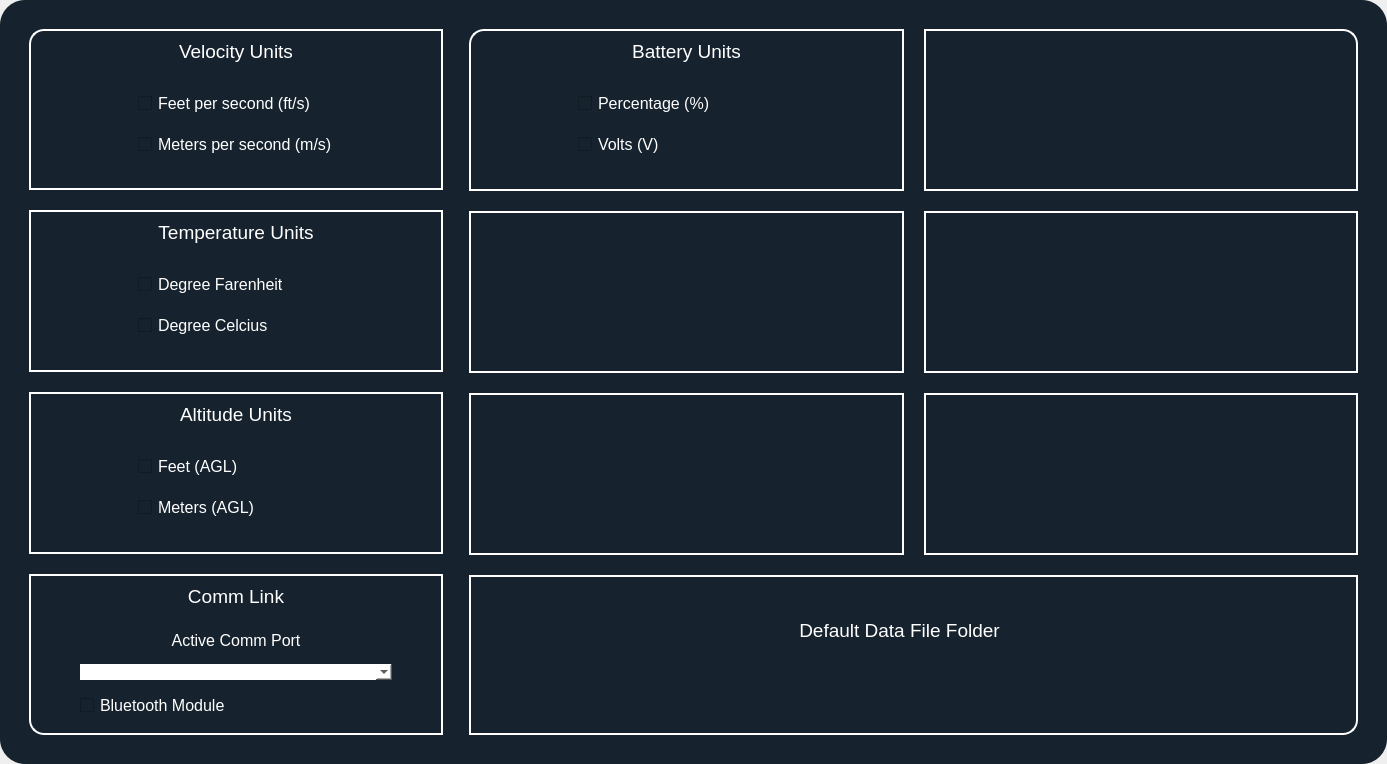
            <widget class="QWidget" name="settings_page">
             <layout class="QHBoxLayout" name="horizontalLayout_21">
              <property name="spacing">
               <number>0</number>
              </property>
              <property name="leftMargin">
               <number>0</number>
              </property>
              <property name="topMargin">
               <number>0</number>
              </property>
              <property name="rightMargin">
               <number>0</number>
              </property>
              <property name="bottomMargin">
               <number>0</number>
              </property>
              <item>
               <widget class="QFrame" name="frame_2">
                <property name="minimumSize">
                 <size>
                  <width>1387</width>
                  <height>764</height>
                 </size>
                </property>
                <property name="styleSheet">
                 <string notr="true">background:#16222d;
border-radius: 25px;</string>
                </property>
                <property name="frameShape">
                 <enum>QFrame::StyledPanel</enum>
                </property>
                <property name="frameShadow">
                 <enum>QFrame::Raised</enum>
                </property>
                <layout class="QHBoxLayout" name="horizontalLayout_22" stretch="1,2">
                 <property name="spacing">
                  <number>6</number>
                 </property>
                 <item>
                  <widget class="QFrame" name="frame_3">
                   <property name="maximumSize">
                    <size>
                     <width>16777215</width>
                     <height>16777215</height>
                    </size>
                   </property>
                   <property name="styleSheet">
                    <string notr="true">border: 0px;</string>
                   </property>
                   <property name="frameShape">
                    <enum>QFrame::StyledPanel</enum>
                   </property>
                   <property name="frameShadow">
                    <enum>QFrame::Raised</enum>
                   </property>
                   <layout class="QVBoxLayout" name="verticalLayout_18">
                    <property name="spacing">
                     <number>20</number>
                    </property>
                    <property name="leftMargin">
                     <number>20</number>
                    </property>
                    <property name="topMargin">
                     <number>20</number>
                    </property>
                    <property name="rightMargin">
                     <number>20</number>
                    </property>
                    <property name="bottomMargin">
                     <number>20</number>
                    </property>
                    <item>
                     <widget class="QFrame" name="frame_5">
                      <property name="maximumSize">
                       <size>
                        <width>16777215</width>
                        <height>162</height>
                       </size>
                      </property>
                      <property name="styleSheet">
                       <string notr="true">border:2px solid white;
border-top-left-radius: 15px;
border-top-right-radius: 0px;
border-bottom-left-radius: 0px;
border-bottom-right-radius: 0px;</string>
                      </property>
                      <property name="frameShape">
                       <enum>QFrame::StyledPanel</enum>
                      </property>
                      <property name="frameShadow">
                       <enum>QFrame::Raised</enum>
                      </property>
                      <layout class="QVBoxLayout" name="verticalLayout_20" stretch="0,1">
                       <item>
                        <widget class="QLabel" name="label_14">
                         <property name="font">
                          <font>
                           <pointsize>14</pointsize>
                          </font>
                         </property>
                         <property name="styleSheet">
                          <string notr="true">border: 0px;
color:white;</string>
                         </property>
                         <property name="text">
                          <string>Velocity Units</string>
                         </property>
                         <property name="alignment">
                          <set>Qt::AlignCenter</set>
                         </property>
                        </widget>
                       </item>
                       <item>
                        <widget class="QFrame" name="frame_41">
                         <property name="styleSheet">
                          <string notr="true">border:0px;</string>
                         </property>
                         <property name="frameShape">
                          <enum>QFrame::StyledPanel</enum>
                         </property>
                         <property name="frameShadow">
                          <enum>QFrame::Raised</enum>
                         </property>
                         <layout class="QVBoxLayout" name="verticalLayout_21">
                          <property name="leftMargin">
                           <number>98</number>
                          </property>
                          <item>
                           <widget class="QCheckBox" name="checkBox">
                            <property name="font">
                             <font>
                              <pointsize>12</pointsize>
                             </font>
                            </property>
                            <property name="styleSheet">
                             <string notr="true">color:white;</string>
                            </property>
                            <property name="text">
                             <string>Feet per second (ft/s)</string>
                            </property>
                           </widget>
                          </item>
                          <item>
                           <widget class="QCheckBox" name="checkBox_2">
                            <property name="font">
                             <font>
                              <pointsize>12</pointsize>
                             </font>
                            </property>
                            <property name="styleSheet">
                             <string notr="true">color:white;</string>
                            </property>
                            <property name="text">
                             <string>Meters per second (m/s)</string>
                            </property>
                           </widget>
                          </item>
                         </layout>
                        </widget>
                       </item>
                      </layout>
                     </widget>
                    </item>
                    <item>
                     <widget class="QFrame" name="frame_6">
                      <property name="maximumSize">
                       <size>
                        <width>16777215</width>
                        <height>162</height>
                       </size>
                      </property>
                      <property name="styleSheet">
                       <string notr="true">border:2px solid white;
border-top-left-radius: 0px;
border-top-right-radius: 0px;
border-bottom-left-radius: 0px;
border-bottom-right-radius: 0px;</string>
                      </property>
                      <property name="frameShape">
                       <enum>QFrame::StyledPanel</enum>
                      </property>
                      <property name="frameShadow">
                       <enum>QFrame::Raised</enum>
                      </property>
                      <layout class="QVBoxLayout" name="verticalLayout_22" stretch="0,1">
                       <item>
                        <widget class="QLabel" name="label_15">
                         <property name="font">
                          <font>
                           <pointsize>14</pointsize>
                          </font>
                         </property>
                         <property name="styleSheet">
                          <string notr="true">border:0px;
color:white;</string>
                         </property>
                         <property name="text">
                          <string>Temperature Units</string>
                         </property>
                         <property name="alignment">
                          <set>Qt::AlignCenter</set>
                         </property>
                        </widget>
                       </item>
                       <item>
                        <widget class="QFrame" name="frame_43">
                         <property name="styleSheet">
                          <string notr="true">border:0px;</string>
                         </property>
                         <property name="frameShape">
                          <enum>QFrame::StyledPanel</enum>
                         </property>
                         <property name="frameShadow">
                          <enum>QFrame::Raised</enum>
                         </property>
                         <layout class="QVBoxLayout" name="verticalLayout_23">
                          <property name="leftMargin">
                           <number>98</number>
                          </property>
                          <item>
                           <widget class="QCheckBox" name="checkBox_3">
                            <property name="font">
                             <font>
                              <pointsize>12</pointsize>
                             </font>
                            </property>
                            <property name="styleSheet">
                             <string notr="true">color:white;</string>
                            </property>
                            <property name="text">
                             <string>Degree Farenheit</string>
                            </property>
                           </widget>
                          </item>
                          <item>
                           <widget class="QCheckBox" name="checkBox_4">
                            <property name="font">
                             <font>
                              <pointsize>12</pointsize>
                             </font>
                            </property>
                            <property name="styleSheet">
                             <string notr="true">color:white;</string>
                            </property>
                            <property name="text">
                             <string>Degree Celcius</string>
                            </property>
                           </widget>
                          </item>
                         </layout>
                        </widget>
                       </item>
                      </layout>
                     </widget>
                    </item>
                    <item>
                     <widget class="QFrame" name="frame_7">
                      <property name="minimumSize">
                       <size>
                        <width>0</width>
                        <height>162</height>
                       </size>
                      </property>
                      <property name="maximumSize">
                       <size>
                        <width>16777215</width>
                        <height>162</height>
                       </size>
                      </property>
                      <property name="styleSheet">
                       <string notr="true">border:2px solid white;
border-top-left-radius: 0px;
border-top-right-radius: 0px;
border-bottom-left-radius: 0px;
border-bottom-right-radius: 0px;</string>
                      </property>
                      <property name="frameShape">
                       <enum>QFrame::StyledPanel</enum>
                      </property>
                      <property name="frameShadow">
                       <enum>QFrame::Raised</enum>
                      </property>
                      <layout class="QVBoxLayout" name="verticalLayout_24" stretch="0,1">
                       <item>
                        <widget class="QLabel" name="label_16">
                         <property name="font">
                          <font>
                           <pointsize>14</pointsize>
                          </font>
                         </property>
                         <property name="styleSheet">
                          <string notr="true">border:0px;
color:white;</string>
                         </property>
                         <property name="text">
                          <string>Altitude Units</string>
                         </property>
                         <property name="alignment">
                          <set>Qt::AlignCenter</set>
                         </property>
                        </widget>
                       </item>
                       <item>
                        <widget class="QFrame" name="frame_44">
                         <property name="styleSheet">
                          <string notr="true">border:0px;</string>
                         </property>
                         <property name="frameShape">
                          <enum>QFrame::StyledPanel</enum>
                         </property>
                         <property name="frameShadow">
                          <enum>QFrame::Raised</enum>
                         </property>
                         <layout class="QVBoxLayout" name="verticalLayout_25">
                          <property name="leftMargin">
                           <number>98</number>
                          </property>
                          <item>
                           <widget class="QCheckBox" name="checkBox_5">
                            <property name="font">
                             <font>
                              <pointsize>12</pointsize>
                             </font>
                            </property>
                            <property name="styleSheet">
                             <string notr="true">color:white;</string>
                            </property>
                            <property name="text">
                             <string>Feet (AGL)</string>
                            </property>
                           </widget>
                          </item>
                          <item>
                           <widget class="QCheckBox" name="checkBox_6">
                            <property name="font">
                             <font>
                              <pointsize>12</pointsize>
                             </font>
                            </property>
                            <property name="styleSheet">
                             <string notr="true">color:white;</string>
                            </property>
                            <property name="text">
                             <string>Meters (AGL)</string>
                            </property>
                           </widget>
                          </item>
                         </layout>
                        </widget>
                       </item>
                      </layout>
                     </widget>
                    </item>
                    <item>
                     <widget class="QFrame" name="frame_8">
                      <property name="maximumSize">
                       <size>
                        <width>16777215</width>
                        <height>162</height>
                       </size>
                      </property>
                      <property name="styleSheet">
                       <string notr="true">border:2px solid white;
border-top-left-radius: 0px;
border-top-right-radius: 0px;
border-bottom-left-radius: 15px;
border-bottom-right-radius: 0px;</string>
                      </property>
                      <property name="frameShape">
                       <enum>QFrame::StyledPanel</enum>
                      </property>
                      <property name="frameShadow">
                       <enum>QFrame::Raised</enum>
                      </property>
                      <layout class="QVBoxLayout" name="verticalLayout_26" stretch="0,1">
                       <item>
                        <widget class="QLabel" name="label_17">
                         <property name="font">
                          <font>
                           <pointsize>14</pointsize>
                          </font>
                         </property>
                         <property name="styleSheet">
                          <string notr="true">border:0px;
color:white;</string>
                         </property>
                         <property name="text">
                          <string>Comm Link</string>
                         </property>
                         <property name="alignment">
                          <set>Qt::AlignCenter</set>
                         </property>
                        </widget>
                       </item>
                       <item>
                        <widget class="QFrame" name="frame_42">
                         <property name="styleSheet">
                          <string notr="true">border:0px;</string>
                         </property>
                         <property name="frameShape">
                          <enum>QFrame::StyledPanel</enum>
                         </property>
                         <property name="frameShadow">
                          <enum>QFrame::Raised</enum>
                         </property>
                         <layout class="QVBoxLayout" name="verticalLayout_27" stretch="0,1,0">
                          <property name="spacing">
                           <number>6</number>
                          </property>
                          <property name="leftMargin">
                           <number>40</number>
                          </property>
                          <property name="rightMargin">
                           <number>40</number>
                          </property>
                          <property name="bottomMargin">
                           <number>0</number>
                          </property>
                          <item>
                           <widget class="QLabel" name="label_18">
                            <property name="minimumSize">
                             <size>
                              <width>0</width>
                              <height>0</height>
                             </size>
                            </property>
                            <property name="font">
                             <font>
                              <pointsize>12</pointsize>
                             </font>
                            </property>
                            <property name="styleSheet">
                             <string notr="true">color:white;</string>
                            </property>
                            <property name="text">
                             <string>Active Comm Port</string>
                            </property>
                            <property name="alignment">
                             <set>Qt::AlignCenter</set>
                            </property>
                           </widget>
                          </item>
                          <item>
                           <widget class="QComboBox" name="comboBox">
                            <property name="minimumSize">
                             <size>
                              <width>0</width>
                              <height>0</height>
                             </size>
                            </property>
                            <property name="styleSheet">
                             <string notr="true">background:white;
border-bottom-left-radius:0px;</string>
                            </property>
                           </widget>
                          </item>
                          <item>
                           <widget class="QFrame" name="frame_45">
                            <property name="frameShape">
                             <enum>QFrame::StyledPanel</enum>
                            </property>
                            <property name="frameShadow">
                             <enum>QFrame::Raised</enum>
                            </property>
                            <layout class="QVBoxLayout" name="verticalLayout_28">
                             <property name="leftMargin">
                              <number>0</number>
                             </property>
                             <item>
                              <widget class="QCheckBox" name="checkBox_7">
                               <property name="font">
                                <font>
                                 <pointsize>12</pointsize>
                                </font>
                               </property>
                               <property name="styleSheet">
                                <string notr="true">color:white;</string>
                               </property>
                               <property name="text">
                                <string>Bluetooth Module</string>
                               </property>
                              </widget>
                             </item>
                            </layout>
                           </widget>
                          </item>
                         </layout>
                        </widget>
                       </item>
                      </layout>
                     </widget>
                    </item>
                   </layout>
                  </widget>
                 </item>
                 <item>
                  <widget class="QFrame" name="frame_4">
                   <property name="maximumSize">
                    <size>
                     <width>16777215</width>
                     <height>16777215</height>
                    </size>
                   </property>
                   <property name="frameShape">
                    <enum>QFrame::StyledPanel</enum>
                   </property>
                   <property name="frameShadow">
                    <enum>QFrame::Raised</enum>
                   </property>
                   <layout class="QVBoxLayout" name="verticalLayout_19" stretch="3,1">
                    <property name="spacing">
                     <number>20</number>
                    </property>
                    <property name="leftMargin">
                     <number>0</number>
                    </property>
                    <property name="topMargin">
                     <number>20</number>
                    </property>
                    <property name="rightMargin">
                     <number>20</number>
                    </property>
                    <property name="bottomMargin">
                     <number>20</number>
                    </property>
                    <item>
                     <widget class="QFrame" name="frame_9">
                      <property name="minimumSize">
                       <size>
                        <width>0</width>
                        <height>526</height>
                       </size>
                      </property>
                      <property name="frameShape">
                       <enum>QFrame::StyledPanel</enum>
                      </property>
                      <property name="frameShadow">
                       <enum>QFrame::Raised</enum>
                      </property>
                      <layout class="QGridLayout" name="gridLayout_4">
                       <property name="leftMargin">
                        <number>0</number>
                       </property>
                       <property name="topMargin">
                        <number>0</number>
                       </property>
                       <property name="rightMargin">
                        <number>0</number>
                       </property>
                       <property name="bottomMargin">
                        <number>0</number>
                       </property>
                       <property name="spacing">
                        <number>20</number>
                       </property>
                       <item row="1" column="0">
                        <widget class="QFrame" name="frame_25">
                         <property name="styleSheet">
                          <string notr="true">border:2px solid white;
border-top-left-radius: 0px;
border-top-right-radius: 0px;
border-bottom-left-radius: 0px;
border-bottom-right-radius: 0px;</string>
                         </property>
                         <property name="frameShape">
                          <enum>QFrame::StyledPanel</enum>
                         </property>
                         <property name="frameShadow">
                          <enum>QFrame::Raised</enum>
                         </property>
                        </widget>
                       </item>
                       <item row="0" column="0">
                        <widget class="QFrame" name="frame_10">
                         <property name="maximumSize">
                          <size>
                           <width>16777215</width>
                           <height>162</height>
                          </size>
                         </property>
                         <property name="styleSheet">
                          <string notr="true">border:2px solid white;
border-top-left-radius: 15px;
border-top-right-radius: 0px;
border-bottom-left-radius: 0px;
border-bottom-right-radius: 0px;</string>
                         </property>
                         <property name="frameShape">
                          <enum>QFrame::StyledPanel</enum>
                         </property>
                         <property name="frameShadow">
                          <enum>QFrame::Raised</enum>
                         </property>
                         <layout class="QVBoxLayout" name="verticalLayout_29" stretch="0,1">
                          <item>
                           <widget class="QLabel" name="label_19">
                            <property name="font">
                             <font>
                              <pointsize>14</pointsize>
                             </font>
                            </property>
                            <property name="styleSheet">
                             <string notr="true">border:0px;color:white;</string>
                            </property>
                            <property name="text">
                             <string>Battery Units</string>
                            </property>
                            <property name="alignment">
                             <set>Qt::AlignCenter</set>
                            </property>
                           </widget>
                          </item>
                          <item>
                           <widget class="QFrame" name="frame_46">
                            <property name="styleSheet">
                             <string notr="true">color:white;
border:0px;</string>
                            </property>
                            <property name="frameShape">
                             <enum>QFrame::StyledPanel</enum>
                            </property>
                            <property name="frameShadow">
                             <enum>QFrame::Raised</enum>
                            </property>
                            <layout class="QVBoxLayout" name="verticalLayout_30">
                             <property name="leftMargin">
                              <number>98</number>
                             </property>
                             <item>
                              <widget class="QCheckBox" name="checkBox_8">
                               <property name="font">
                                <font>
                                 <pointsize>12</pointsize>
                                </font>
                               </property>
                               <property name="styleSheet">
                                <string notr="true">color:white;</string>
                               </property>
                               <property name="text">
                                <string>Percentage (%)</string>
                               </property>
                              </widget>
                             </item>
                             <item>
                              <widget class="QCheckBox" name="checkBox_9">
                               <property name="font">
                                <font>
                                 <pointsize>12</pointsize>
                                </font>
                               </property>
                               <property name="styleSheet">
                                <string notr="true">color:white;</string>
                               </property>
                               <property name="text">
                                <string>Volts (V)</string>
                               </property>
                              </widget>
                             </item>
                            </layout>
                           </widget>
                          </item>
                         </layout>
                        </widget>
                       </item>
                       <item row="0" column="1">
                        <widget class="QFrame" name="frame_11">
                         <property name="styleSheet">
                          <string notr="true">border:2px solid white;
border-top-left-radius: 0px;
border-top-right-radius: 15px;
border-bottom-left-radius: 0px;
border-bottom-right-radius: 0px;</string>
                         </property>
                         <property name="frameShape">
                          <enum>QFrame::StyledPanel</enum>
                         </property>
                         <property name="frameShadow">
                          <enum>QFrame::Raised</enum>
                         </property>
                        </widget>
                       </item>
                       <item row="1" column="1">
                        <widget class="QFrame" name="frame_26">
                         <property name="styleSheet">
                          <string notr="true">border:2px solid white;
border-top-left-radius: 0px;
border-top-right-radius: 0px;
border-bottom-left-radius: 0px;
border-bottom-right-radius: 0px;</string>
                         </property>
                         <property name="frameShape">
                          <enum>QFrame::StyledPanel</enum>
                         </property>
                         <property name="frameShadow">
                          <enum>QFrame::Raised</enum>
                         </property>
                        </widget>
                       </item>
                       <item row="2" column="0">
                        <widget class="QFrame" name="frame_27">
                         <property name="styleSheet">
                          <string notr="true">border:2px solid white;
border-top-left-radius: 0px;
border-top-right-radius: 0px;
border-bottom-left-radius: 0px;
border-bottom-right-radius: 0px;</string>
                         </property>
                         <property name="frameShape">
                          <enum>QFrame::StyledPanel</enum>
                         </property>
                         <property name="frameShadow">
                          <enum>QFrame::Raised</enum>
                         </property>
                        </widget>
                       </item>
                       <item row="2" column="1">
                        <widget class="QFrame" name="frame_40">
                         <property name="styleSheet">
                          <string notr="true">border:2px solid white;
border-top-left-radius: 0px;
border-top-right-radius: 0px;
border-bottom-left-radius: 0px;
border-bottom-right-radius: 0px;</string>
                         </property>
                         <property name="frameShape">
                          <enum>QFrame::StyledPanel</enum>
                         </property>
                         <property name="frameShadow">
                          <enum>QFrame::Raised</enum>
                         </property>
                        </widget>
                       </item>
                      </layout>
                     </widget>
                    </item>
                    <item>
                     <widget class="QFrame" name="default_data_file_folder_frame">
                      <property name="styleSheet">
                       <string notr="true">border:2px solid white;
border-top-left-radius: 0px;
border-top-right-radius: 0px;
border-bottom-left-radius: 0px;
border-bottom-right-radius: 15px;</string>
                      </property>
                      <property name="frameShape">
                       <enum>QFrame::StyledPanel</enum>
                      </property>
                      <property name="frameShadow">
                       <enum>QFrame::Raised</enum>
                      </property>
                      <widget class="QLabel" name="label_20">
                       <property name="geometry">
                        <rect>
                         <x>250</x>
                         <y>40</y>
                         <width>361</width>
                         <height>31</height>
                        </rect>
                       </property>
                       <property name="font">
                        <font>
                         <pointsize>14</pointsize>
                        </font>
                       </property>
                       <property name="styleSheet">
                        <string notr="true">border:0px; color:white;</string>
                       </property>
                       <property name="text">
                        <string>Default Data File Folder</string>
                       </property>
                       <property name="alignment">
                        <set>Qt::AlignCenter</set>
                       </property>
                      </widget>
                     </widget>
                    </item>
                   </layout>
                  </widget>
                 </item>
                </layout>
               </widget>
              </item>
             </layout>
            </widget>
